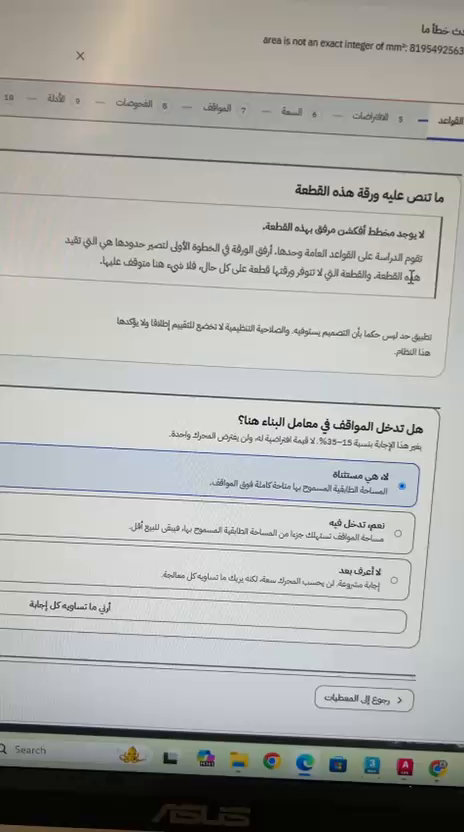
#> input picture frame 0 of WhatsApp Video 2026-10-08 at 10.27.54.mp4, 464 x 832 px, given in place of last meating.mp4, which was not available
$ python meeting-screens.py
#> lines starting #> are read from the running program, lines starting #| are printed output that depends on the picture; pictures that were not available may be replaced by others from this repository, and a replacement may not be noted
"""Sample the meeting video and keep only visually distinct screens.

The point is the screen-share, not the faces: sampling every 8s and keeping a
frame only when its dHash moves far from the last kept one collapses ~60 min of
mostly-static screen-share into the handful of actual slides/sites shown.
"""
import cv2, numpy as np, os

SRC = r"E:\ENVELOPE\last meating.mp4"
OUT = r"C:\Users\KHALE\AppData\Local\Temp\claude\e--ENVELOPE\b497bc93-60c6-4d45-8627-bc9aad1cb443\scratchpad\mtg\frames"
os.makedirs(OUT, exist_ok=True)

def dhash(img, s=16):
    g = cv2.cvtColor(cv2.resize(img, (s+1, s)), cv2.COLOR_BGR2GRAY)
    return (g[:, 1:] > g[:, :-1]).flatten()

cap = cv2.VideoCapture(SRC)
fps = cap.get(cv2.CAP_PROP_FPS)
total = int(cap.get(cv2.CAP_PROP_FRAME_COUNT))
STEP = int(fps * 8)

prev, kept = None, 0
manifest = []
for fi in range(0, total, STEP):
    cap.set(cv2.CAP_PROP_POS_FRAMES, fi)
    ok, frame = cap.read()
    if not ok:
        continue
    h = dhash(frame)
    dist = 256 if prev is None else int(np.count_nonzero(h != prev))
    if dist > 26:                       # ~10% of 256 bits changed = a new screen
        t = fi / fps
        name = f"{kept:03d}_{int(t//60):02d}m{int(t%60):02d}s.jpg"
        cv2.imwrite(os.path.join(OUT, name), frame, [cv2.IMWRITE_JPEG_QUALITY, 82])
        manifest.append(f"{name}\t{int(t//60):02d}:{int(t%60):02d}\tdist={dist}")
        kept += 1
        prev = h
#> this loop made 3 passes
#> dist on passes 1 to 3: 256, 114, 122
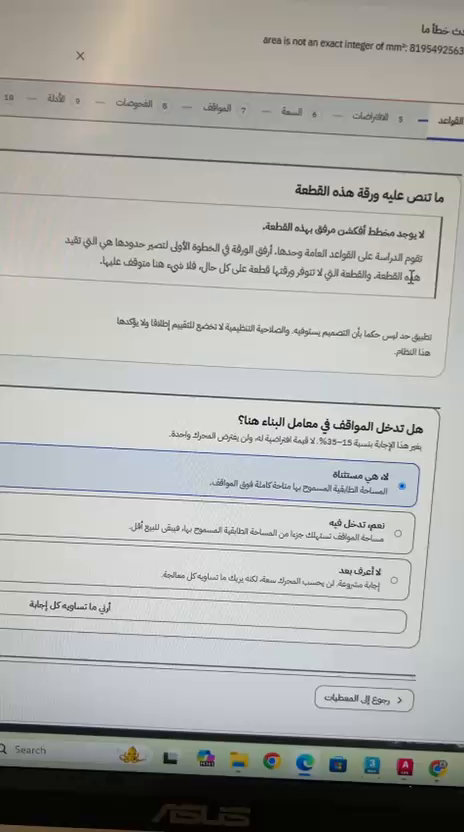
#> input picture frame 0 of WhatsApp Video 2026-10-08 at 10.27.54.mp4, 464 x 832 px, given in place of last meating.mp4, which was not available
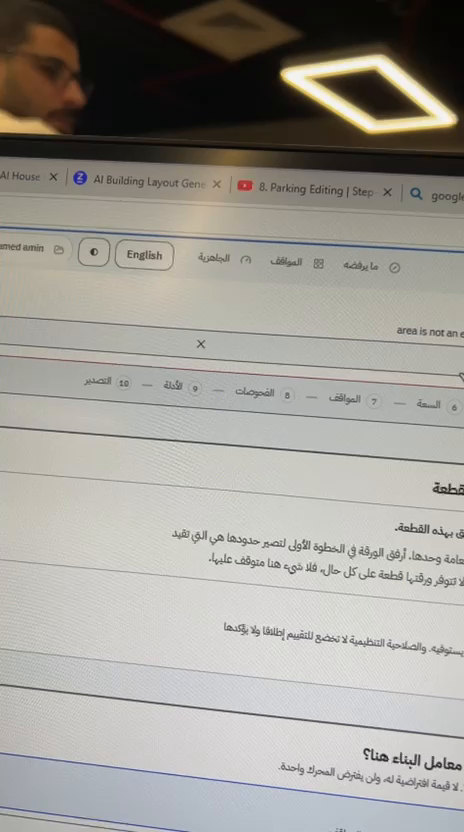
#> input picture frame 240 of WhatsApp Video 2026-10-08 at 10.27.54.mp4, 464 x 832 px, given in place of last meating.mp4, which was not available
#> pass 3, `ok, frame = cap.read()`:
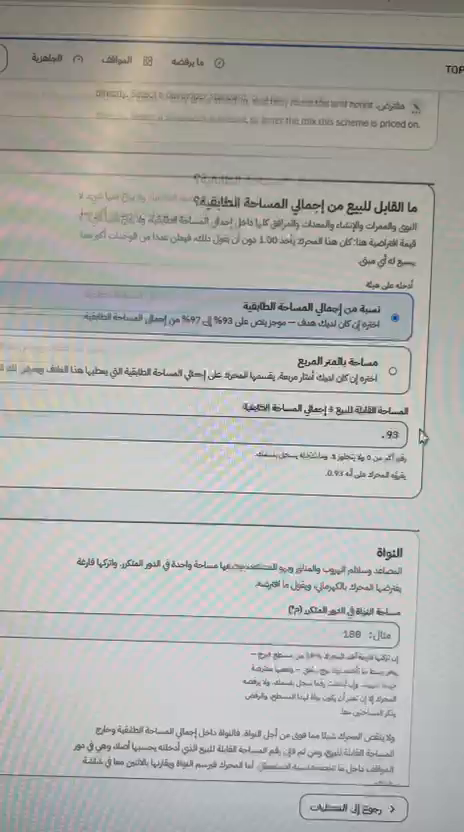
#> frame: shape (832, 464, 3); mean B, G, R 172.4, 175.4, 175.6
#> after the loop, kept = 3; manifest = 3 items
cap.release()
open(os.path.join(OUT, "manifest.txt"), "w").write("\n".join(manifest))
print(f"kept {kept} distinct screens from {total} frames")
#| kept 3 distinct screens from 591 frames

$ run again, starting later in the video
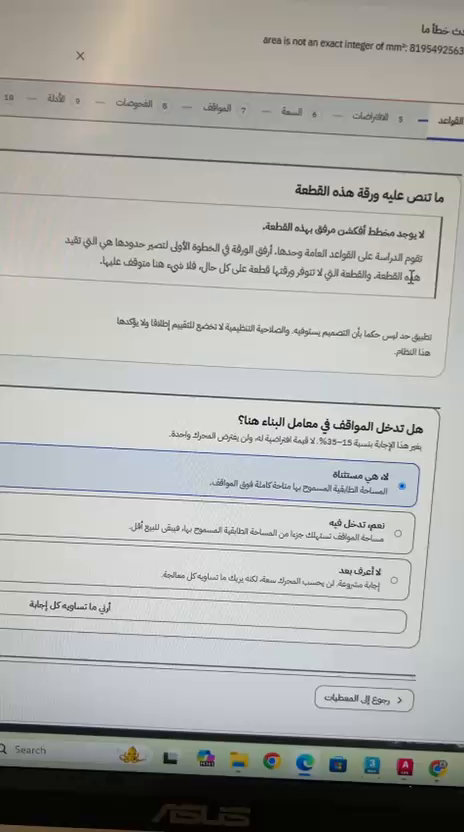
#> input picture frame 0 of WhatsApp Video 2026-10-08 at 10.27.54.mp4, 464 x 832 px, given in place of last meating.mp4, which was not available
#> the loop `for fi in range(0, total, STEP):` made 3 passes
#> dist on passes 1 to 3: 256, 114, 122
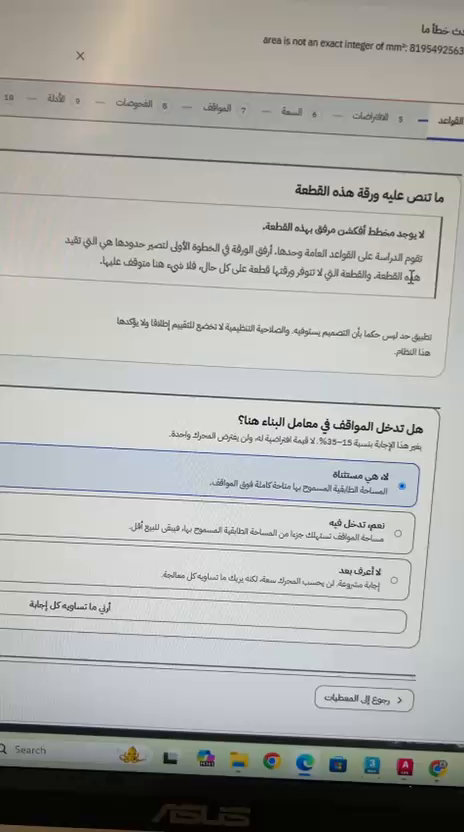
#> input picture frame 0 of WhatsApp Video 2026-10-08 at 10.27.54.mp4, 464 x 832 px, given in place of last meating.mp4, which was not available
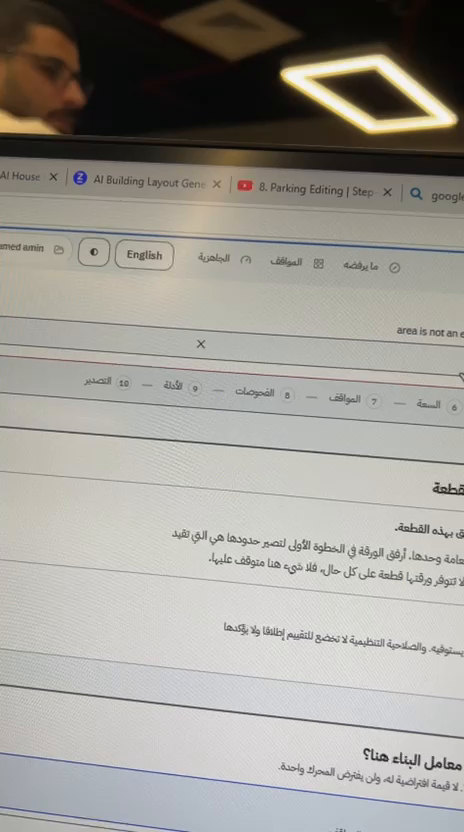
#> input picture frame 240 of WhatsApp Video 2026-10-08 at 10.27.54.mp4, 464 x 832 px, given in place of last meating.mp4, which was not available
#> after the loop `for fi in range(0, total, STEP):`: kept = 3; manifest = 3 items
#| kept 3 distinct screens from 591 frames

$ run again, starting later in the video
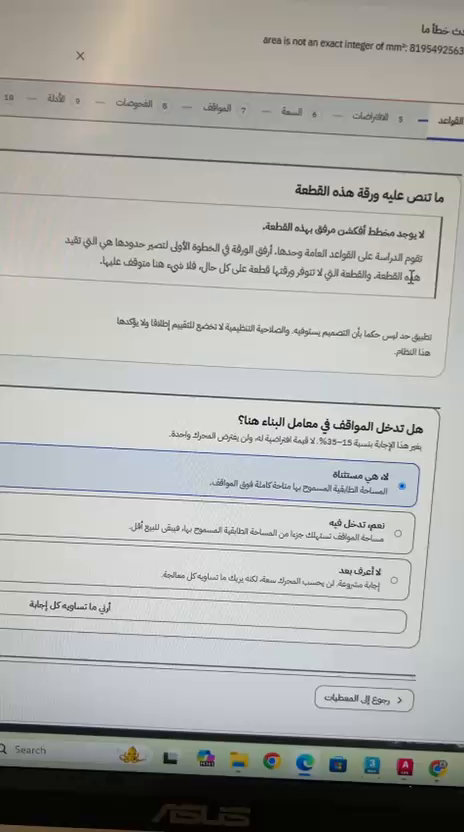
#> input picture frame 0 of WhatsApp Video 2026-10-08 at 10.27.54.mp4, 464 x 832 px, given in place of last meating.mp4, which was not available
#> the loop `for fi in range(0, total, STEP):` made 3 passes
#> dist on passes 1 to 3: 256, 114, 122
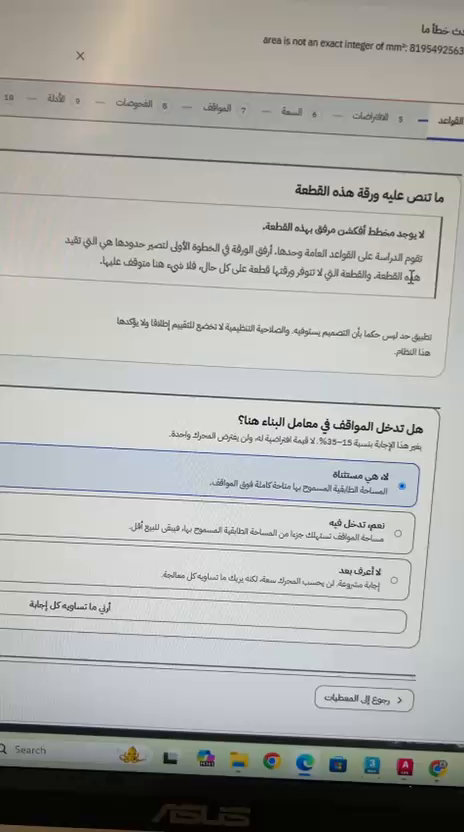
#> input picture frame 0 of WhatsApp Video 2026-10-08 at 10.27.54.mp4, 464 x 832 px, given in place of last meating.mp4, which was not available
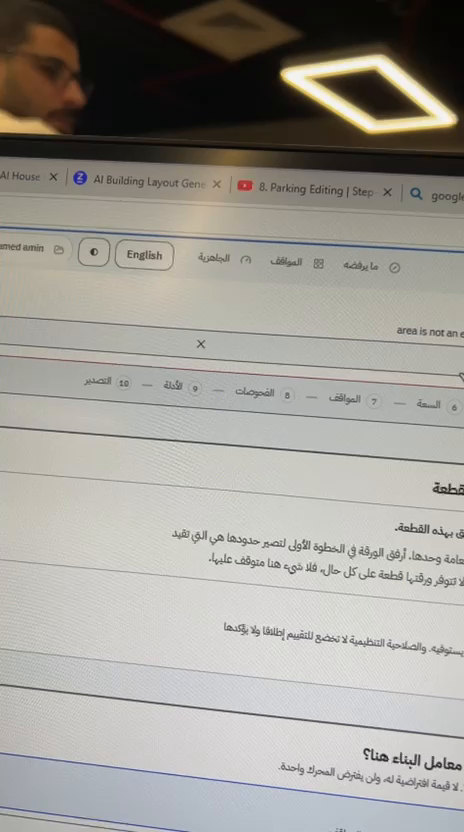
#> input picture frame 240 of WhatsApp Video 2026-10-08 at 10.27.54.mp4, 464 x 832 px, given in place of last meating.mp4, which was not available
#> after the loop `for fi in range(0, total, STEP):`: kept = 3; manifest = 3 items
#| kept 3 distinct screens from 591 frames
